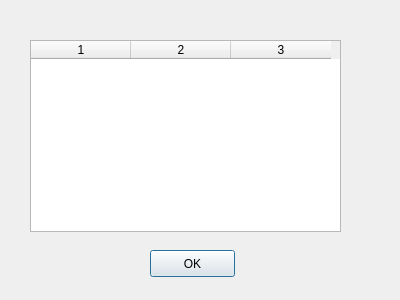
<?xml version="1.0" encoding="UTF-8"?>
<ui version="4.0">
 <class>statisticsDialog</class>
 <widget class="QDialog" name="statisticsDialog">
  <property name="geometry">
   <rect>
    <x>0</x>
    <y>0</y>
    <width>400</width>
    <height>300</height>
   </rect>
  </property>
  <property name="windowTitle">
   <string>Statistics</string>
  </property>
  <widget class="QPushButton" name="pushButton">
   <property name="geometry">
    <rect>
     <x>150</x>
     <y>250</y>
     <width>85</width>
     <height>27</height>
    </rect>
   </property>
   <property name="text">
    <string>OK</string>
   </property>
  </widget>
  <widget class="QTableWidget" name="tableWidget">
   <property name="geometry">
    <rect>
     <x>30</x>
     <y>40</y>
     <width>311</width>
     <height>192</height>
    </rect>
   </property>
   <property name="columnCount">
    <number>3</number>
   </property>
   <column/>
   <column/>
   <column/>
  </widget>
 </widget>
 <resources/>
 <connections/>
</ui>
